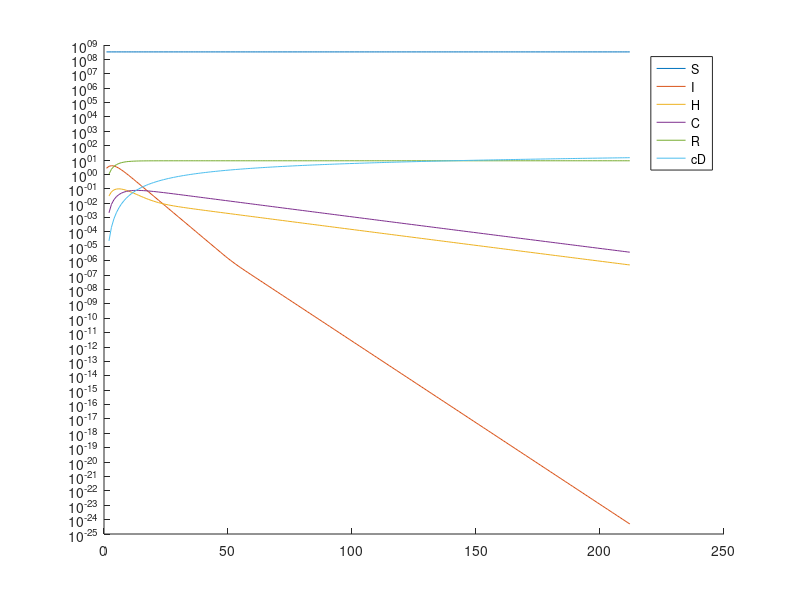

Write the MATLAB code that produced this figure.

%% Get simulation results
load('TestSimulationNeherModelAMIGO.mat','simCov19')

%% Get cumulative results and save

[a,b] = size(simCov19.sim.states{1});

cumResCov19 = zeros(a,b/9);
r = 1:9:b;
for i=1:9 % States    
    for j=1:9 % Agge groups
        cumResCov19(:,i) = cumResCov19(:,i) + simCov19.sim.states{1}(:,r(j));
    end
    r = r+1;
end

%% Cumulative deaths
CD = zeros(size(cumResCov19(:,9)));
for i=1:length(cumResCov19(:,9))
    CD(i,1) = sum(cumResCov19(1:i,9));
end

%% Plot results

figure
hold on
for i=1:8
    if i~=2 && i~=3 && i~=4
        plot(simCov19.sim.tsim{1}+1, cumResCov19(:,i))
    end
end
plot(simCov19.sim.tsim{1}+1, CD)
legend('S','I','H','C','R','cD')
set(gca, 'YScale', 'log')
































